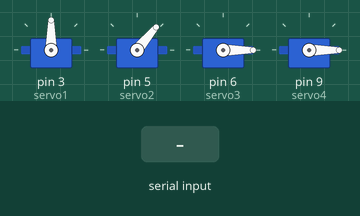
Bench run of a sketch on a simulated Arduino Uno, built with avr-gcc and run on an emulated ATmega328P. On the bench: 4 × servo. The test bench sets the inputs (shaded band).

Above: at 1.2 s.
1.3 s: "a" received over Serial
At 1.76 s:
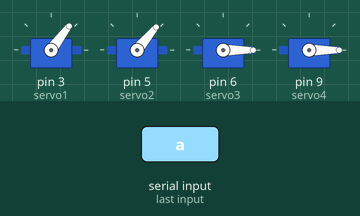
At 2.9 s:
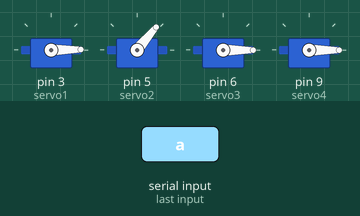
3.8 s: "A" received over Serial
At 6.0 s:
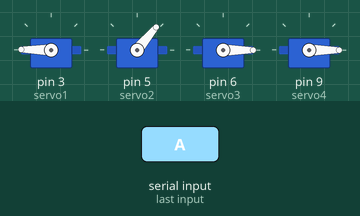
6.3 s: "r" received over Serial
8.7 s: "R" received over Serial
11.1 s: "w" received over Serial
At 13.2 s:
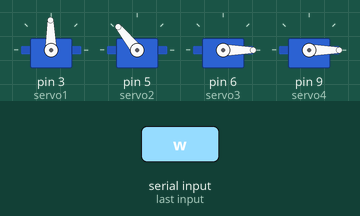
13.5 s: "W" received over Serial
Timing chart, 0 to 16.5 s (numbered marks = the images above; inputs shaded):
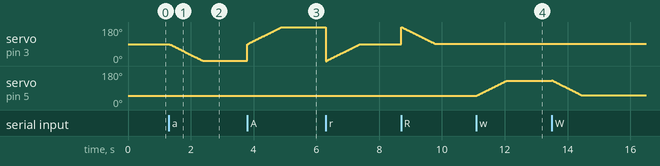

Measured:
- after the input at 1.3 s, servo on pin 3 (servo1): moves from 90° to 1° over 1.1 s, starting at once
- after the input at 3.8 s, servo on pin 3 (servo1): moves from 1° to 179° over 1.1 s, starting at once
- after the input at 11.1 s, servo on pin 5 (servo2): moves from 50° to 129° over 0.94 s, starting at once

The sketch:

servoserial1.ino
```cpp
#include <Servo.h>

/* a:braço lado esquerdo
   A:braço lado direito
   r:braço pos inicial
   R:braço pos inicial
   w:braço pra cima
   W:braço pra baixo
   s:garra pra baixo
   S:garra pra cima
   f:garra abre
   F:garra fecha
    */


#define servo1 3 //servo base
#define servo2 5 //braço pra cima/baixo
#define servo3 6 //garra pra cima/baixo
#define servo4 9 //abre/fecha garra
 //Criando objeto da classe Servo
Servo s1;
Servo s2;
Servo s3;
Servo s4;

int pos = 0;
byte b;
void setup() {
  //associando o pino digital ao objeto da classe Servo
  s1.attach(servo1);
  s2.attach(servo2);
  s3.attach(servo3);
  s4.attach(servo4);
  Serial.begin(9600);
  s1.write(90);
  s2.write(50);
  s3.write(0);
  s4.write(0);
}

void loop() {
  if(Serial.available()){
    b = Serial.read();
    switch(b){
     //servo1 base----------------------------------------------------
      case 'a':
     for(pos = 90;pos > 0; pos--){
      s1.write(pos);
      delay(12);}

     break;

    case 'A':
    for(pos = 90; pos < 180;pos++){
    s1.write(pos);
    delay(12);}
    break;


    case 'r':
    for(pos = 0; pos < 90;pos++){
    s1.write(pos);
    delay(12);}
    break;


    case 'R':
    for(pos = 180; pos > 90;pos--){
    s1.write(pos);
    delay(12);}
    break;
   // servo2 braço pra cima/baixo-----------------------------------------------------
    case 'w':
    for(pos = 50; pos < 130;pos++){
    s2.write(pos);
    delay(12);}
    break;

    case 'W':
    for(pos = 130; pos > 50;pos--){
    s2.write(pos);
    delay(12);}
    break;

   //servo3 garra pra cima/baixo---------------------------------------------------------
     case 's':
    for(pos = 0; pos < 90;pos++){
    s3.write(pos);
    delay(12);}
    break;

     case 'S':
    for(pos = 90; pos > 0;pos--){
    s3.write(pos);
    delay(12);}
    break;

    //servo4 abre/fecha garra-------------------------------------------------------
    case 'F':
    for(pos = 0; pos < 50;pos++){
    s4.write(pos);
    delay(12);}
    break;

    case 'f':
    for(pos = 50; pos > 0;pos--){
    s4.write(pos);
    delay(12);}
    break;
    }
  }
}
```
